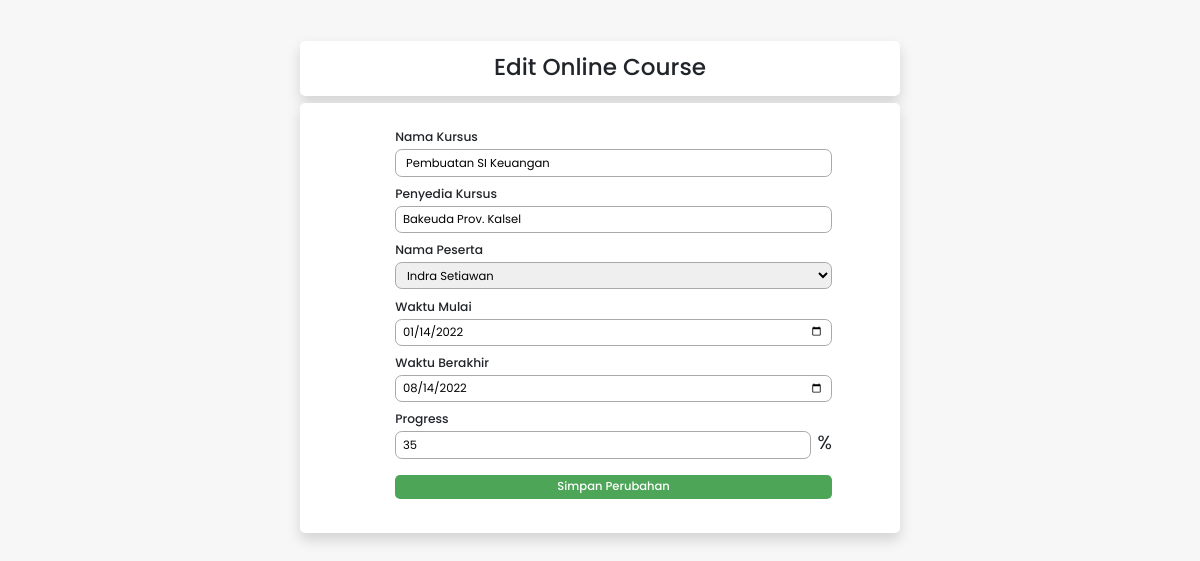
The page /edit.php?id=6 on the database as committed earlier.
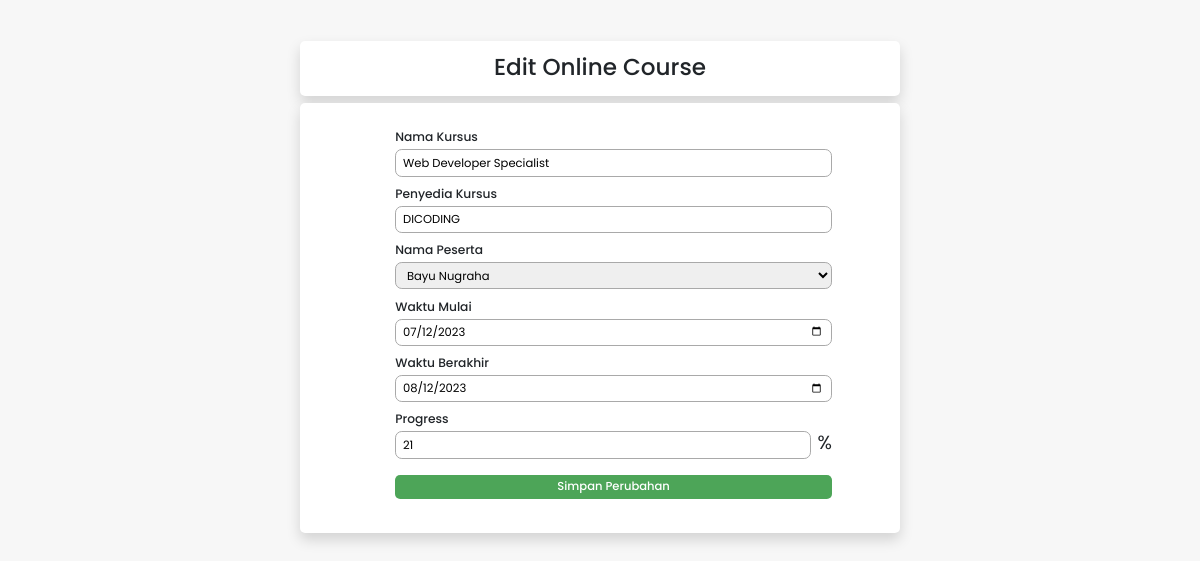
The same page on the database as committed later.
### tables this page shows
CREATE TABLE `monitoring` (
  `id` int NOT NULL,
  `project_name` varchar(100) NOT NULL,
  `client_name` varchar(100) NOT NULL,
  `leader_id` int NOT NULL,
  `start_date` date NOT NULL,
  `end_date` date NOT NULL,
  `progress` float NOT NULL
);

CREATE TABLE `leader` (
  `id` int NOT NULL,
  `leader_name` varchar(100) NOT NULL,
  `email` varchar(100) NOT NULL,
  `profile_picture` varchar(100) NOT NULL
);

### functions.php (called while the page is built, shortened)
<?php
$conn = mysqli_connect("localhost", "root", "", "test_hc");
function query($query)
{
    global $conn;
    $result = mysqli_query($conn, $query);
    $rows = [];
    while ($row = mysqli_fetch_assoc($result)) {
        $rows[] = $row;
    }
    return $rows;
}

### edit.php (the view, shortened to what this page needs)
<?php
require 'functions.php';
$id = $_GET['id'];
$monitoring = query("SELECT * FROM monitoring WHERE id = $id")[0];
$now_leader = $monitoring['leader_id'];
$now_leader_name = query("SELECT * FROM leader where id = $now_leader")[0];
?>
<!DOCTYPE html>
<html lang="en">
<head>
    <link href="https://cdn.jsdelivr.net/npm/bootstrap@5.2.0-beta1/dist/css/bootstrap.min.css" rel="stylesheet">
    <link rel="stylesheet" href="style.css">
</head>
<body>
    <div class="con w-50 d-flex flex-column justify-content-center">
        <h1 class="mt-5 mb-2 p-3 w-100 container-form shadow rounded">Edit Online Course</h1>
        <form action="" method="post" class="container-form shadow mt-0 rounded d-flex flex-column ">
            <ul>
                <li>
                    <label for="project_name">Nama Kursus</label>
                    <br>
                    <input class="field" type="text" name="project_name" id="project_name" required value="<?= $monitoring["project_name"]; ?>">
                </li>
                <li>
                    <label for="client_name">Penyedia Kursus</label>
                    <br>
                    <input class="field" type="text" name="client_name" id="client_name" value="<?= $monitoring["client_name"]; ?>">
                </li>
                <li>
                    <label for="leader_id">Nama Peserta</label>
                    <select class="field" style="cursor: pointer;" id="leader_id" name="leader_id" required tabindex="1">
                        <option selected hidden value="<?= $now_leader[0] ?>"><?= $now_leader_name['leader_name'] ?></option>
                    </select>
                </li>
                <li>
                    <label for="start_date">Waktu Mulai</label>
                    <br>
                    <input class="field" type="date" name="start_date" id="start_date" required value="<?= $monitoring['start_date'] ?>">
                </li>
                <li>
                    <label for="end_date">Waktu Berakhir</label>
                    <br>
                    <input class="field" type="date" name="end_date" id="end_date" required value="<?= $monitoring['end_date'] ?>">
                </li>
                <li>
                    <label for="progress">Progress</label>
                    <br>
                    <div class="d-flex justify-content-center">
                        <input class="field" type="number" name="progress" id="progress" value="<?= $monitoring['progress'] * 100 ?>">
                        <div class="ms-2 tag-persen">%</div>
                    </div>
                </li>
                <li><button class="w-100 mt-3 p-1 submit rounded" type="submit" name="submit">Simpan Perubahan</button></li>
            </ul>
        </form>
    </div>
</body>
</html>

### style.css (style rules this page uses)
* { margin: 0; padding: 0; box-sizing: border-box; font-family: "Poppins", sans-serif; font-size: 0.85rem; }
body { background-color: #f7f7f7; display: flex; justify-content: center; align-items: center; }
h1 { font-weight: 500; font-size: 1.7rem; }
.container-form { display: flex; justify-content: center; margin-top: 5rem; background-color: white; padding-right: 5rem; padding-left: 5rem; padding-top: 1.5rem; padding-bottom: 1.5rem; }
.field { margin-top: 0.2rem; margin-bottom: 0.2rem; padding-left: 0.5rem; padding-right: 0.5rem; width: 100%; height: 2rem; border-radius: 0.5rem; border: 1px solid darkgray; }
li > label { font-size: 0.9rem; margin-top: 0.4rem; font-weight: 500; }
.submit { border: 0; background-color: #4da558; color: white; font-weight: 500; }
.tag-persen { font-size: 1.4rem; }

### edit.php (style rules this page uses)
li { list-style-type: none; }

Rows that differ between the two databases and show on the page:
changed monitoring: project_name "Pembuatan SI Keuangan" → "Web Developer Specialist"; client_name "Bakeuda Prov. Kalsel" → "DICODING"; start_date "01/14/2022" → "07/12/2023"; end_date "08/14/2022" → "08/12/2023"; progress "35" → "21"
changed leader: leader_id "Indra Setiawan" → "Bayu Nugraha"
